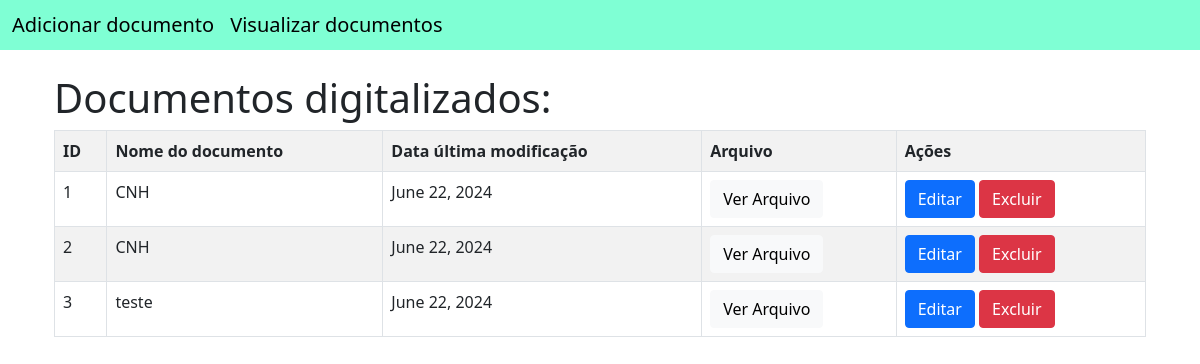
Before: /documentos/ with the older database file.
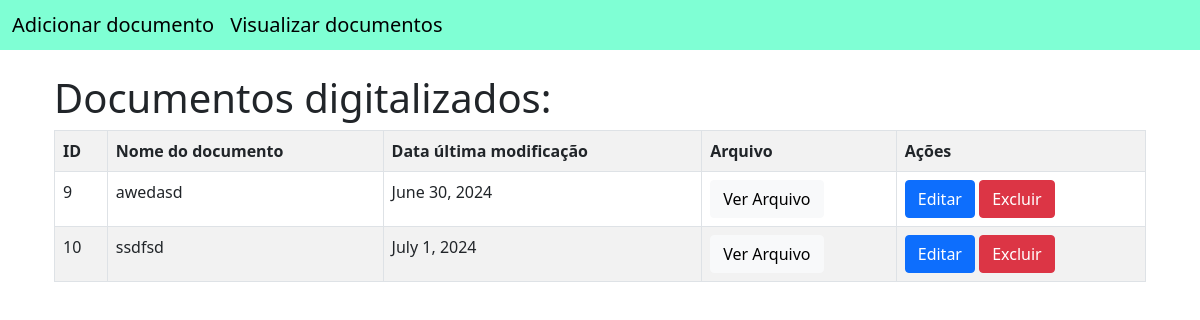
After: the same page with the newer database file.
### app_indexador_documentos/models.py (models this page shows, shortened)
class Documento(models.Model):
    id_documento = models.AutoField(primary_key=True)
    nome_documento = models.TextField(max_length=100)
    data_modificacao = models.DateField(auto_now=True)
    arquivo = models.FileField(upload_to='documentos/', validators=[validate_file_extension])

### app_indexador_documentos/views.py (the view)
# urls.py: path('documentos/', views.documentos, name='listagem_documentos'),
def documentos(request):
    documentos = {
        'documentos': Documento.objects.all()
    }
    return render(request, 'documentos/documentos.html', documentos)

### app_indexador_documentos/templates/documentos/documentos.html
{% extends 'documentos/base.html' %}
{% block conteudo %}
<div class="container">
    <h1>Documentos digitalizados:</h1>
    <table class="table table-bordered table-striped">
        <tr>
            <th>ID</th>
            <th>Nome do documento</th>
            <th>Data última modificação</th>
            <th>Arquivo</th>
            <th>Ações</th>
        </tr>
        {% for documento in documentos %}
        <tr>
            <td>{{ documento.id_documento }}</td>
            <td>{{ documento.nome_documento }}</td>
            <td>{{ documento.data_modificacao }}</td>
            <td><a href="{{ documento.arquivo.url }}" class="btn btn-light" target="_blank">Ver Arquivo</a></td>
            <td>
                <a class="btn btn-primary" href="{% url 'editar' documento.id_documento %}">Editar</a>
                <a class="btn btn-danger" href="{% url 'delete' documento.id_documento %}">Excluir</a>
            </td>
        </tr>
        {% endfor %}
    </table>
</div>
{% endblock %}

### app_indexador_documentos/templates/documentos/base.html (shortened to what this page needs)
<!doctype html>
<html lang="en">
<head>
    <link href="https://cdn.jsdelivr.net/npm/bootstrap@5.0.2/dist/css/bootstrap.min.css" rel="stylesheet"
>
</head>
<body>
    <nav style="background-color: aquamarine !important;" class="navbar navbar-light bg-light">
        <div class="container-fluid">
            <div class="d-flex">
                <span class="navbar-brand mb-0 h1 me-3">
                    <a style="text-decoration: none; color: black;" href="{% url 'home' %}">Adicionar documento</a>
                </span>
                <span class="navbar-brand mb-0 h1">
                    <a style="text-decoration: none; color: black;" href="{% url 'listagem_documentos' %}">Visualizar
                        documentos</a>
                </span>
            </div>
        </div>
    </nav>
    <div class="container mt-4">
        {% block conteudo %}
        {% endblock %}
    </div>
</body>
</html>

Changed rows visible on the page:
removed Documento: id_documento "1", nome_documento "CNH", data_modificacao "June 22, 2024"
removed Documento: id_documento "2", nome_documento "CNH", data_modificacao "June 22, 2024"
removed Documento: id_documento "3", nome_documento "teste", data_modificacao "June 22, 2024"
added Documento: id_documento "9", nome_documento "awedasd", data_modificacao "June 30, 2024"
added Documento: id_documento "10", nome_documento "ssdfsd", data_modificacao "July 1, 2024"
